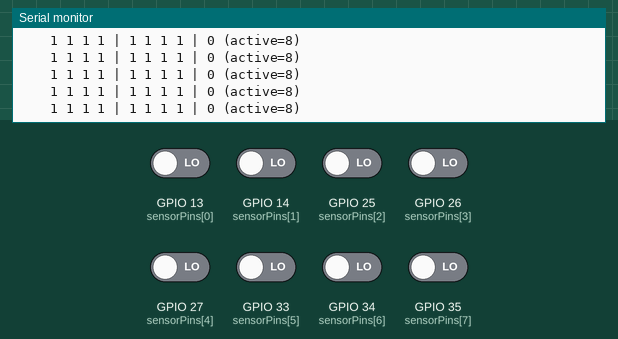
The sketch below on a simulated ESP32. Parts: the last lines printed to the serial monitor. The inputs (shaded band) are chosen by the test bench; at power-on: GPIO 13 (sensorPins[0]), GPIO 14 (sensorPins[1]), GPIO 25 (sensorPins[2]), GPIO 26 (sensorPins[3]), GPIO 27 (sensorPins[4]), GPIO 33 (sensorPins[5]), GPIO 34 (sensorPins[6]), GPIO 35 (sensorPins[7]) LOW.

Above: at 1.7 s.
1.8 s: GPIO 13 (sensorPins[0]) driven HIGH
At 2.07 s:
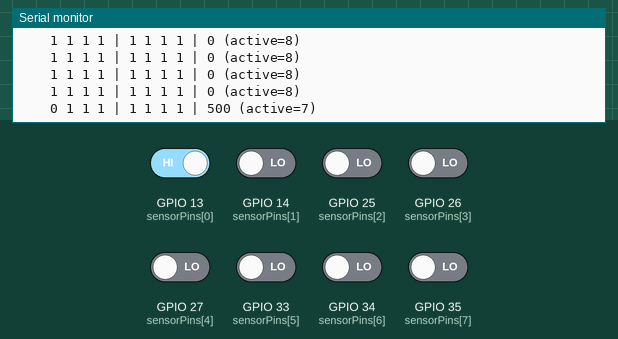
3.3 s: GPIO 14 (sensorPins[1]) driven HIGH
At 3.47 s:
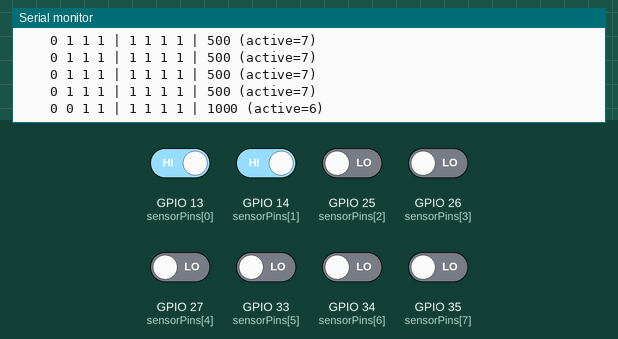
4.8 s: GPIO 25 (sensorPins[2]) driven HIGH
At 5.07 s:
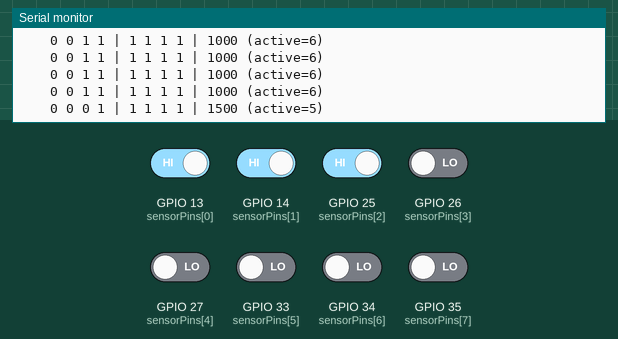
6.3 s: GPIO 26 (sensorPins[3]) driven HIGH
At 6.48 s:
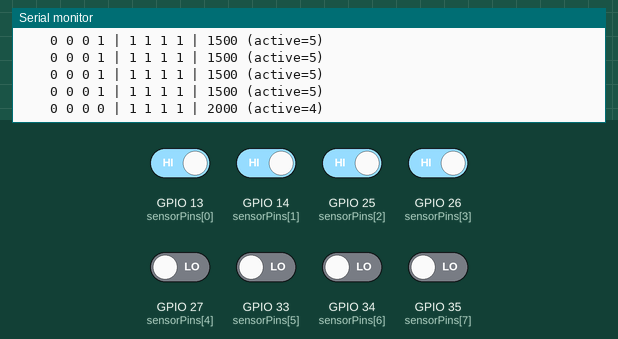
7.8 s: GPIO 27 (sensorPins[4]) driven HIGH
At 8.08 s:
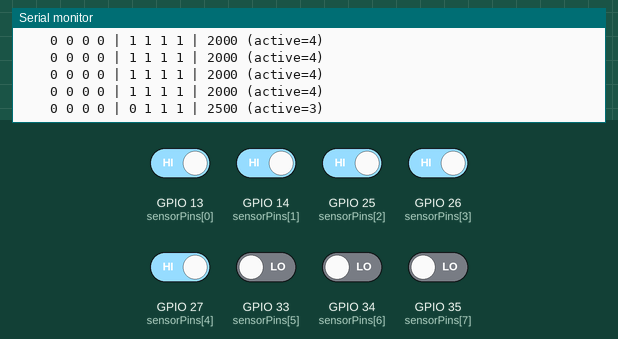
9.3 s: GPIO 33 (sensorPins[5]) driven HIGH
At 9.48 s:
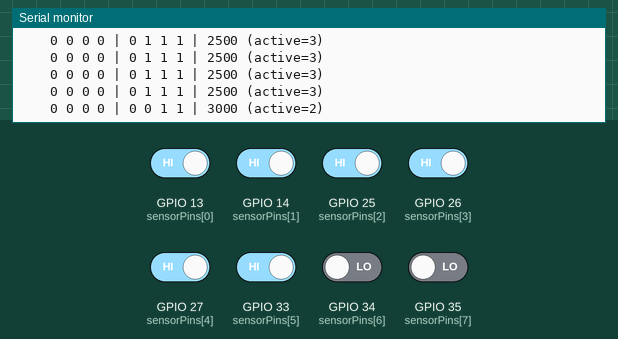

The sketch:

Sensor_Test.ino
```cpp
/*
 * PROJECT VARUNA 1.0 - Direct 8-Channel Digital IR Sensor Test
 * Sensor order LEFT -> RIGHT:
 * S1 GPIO13, S2 GPIO14, S3 GPIO25, S4 GPIO26,
 * S5 GPIO27, S6 GPIO33, S7 GPIO34, S8 GPIO35
 *
 * Connect each sensor DO output to its GPIO and share GND.
 * Do not connect a 5V DO signal directly to an ESP32 GPIO.
 * Serial Monitor: 115200 baud
 */

#include <Arduino.h>

const uint8_t sensorPins[8] = {13, 14, 25, 26, 27, 33, 34, 35};
const int weights[8] = {-3500, -2500, -1500, -500,
                         500, 1500, 2500, 3500};
// This sensor array is active-low: white=HIGH, black=LOW.
const bool invertSensorLogic = true;

void setup() {
  Serial.begin(115200);
  delay(500);

  for (uint8_t i = 0; i < 8; i++) {
    pinMode(sensorPins[i], INPUT);
  }

  Serial.println("\nDIRECT 8-CHANNEL DIGITAL IR TEST");
  Serial.println("Move black tape under each sensor at 2-5 mm height.");
  Serial.println("Expected after inversion: black=1, white=0.");
  Serial.println("S1 S2 S3 S4 | S5 S6 S7 S8 | POSITION");
}

void loop() {
  long weightedSum = 0;
  int activeSensors = 0;

  Serial.print("    ");
  for (uint8_t i = 0; i < 8; i++) {
    uint8_t value = digitalRead(sensorPins[i]);
    if (invertSensorLogic) {
      value = !value;
    }

    if (i == 4) {
      Serial.print("| ");
    }
    Serial.printf("%u ", value);

    if (value == 1) {
      weightedSum += weights[i];
      activeSensors++;
    }
  }

  if (activeSensors == 0) {
    Serial.println("| LINE LOST");
  } else {
    Serial.printf("| %d (active=%d)\n",
                  (int)(weightedSum / activeSensors), activeSensors);
  }

  delay(200);
}
```

Measured:
- after the input at 1.8 s, the serial monitor: prints a new line after 0.11 s (image 1)
- after the input at 3.3 s, the serial monitor: prints a new line at once (image 2)
- after the input at 4.8 s, the serial monitor: prints a new line after 0.12 s (image 3)
- after the input at 6.3 s, the serial monitor: prints a new line at once (image 4)
- after the input at 7.8 s, the serial monitor: prints a new line after 0.12 s (image 5)
- after the input at 9.3 s, the serial monitor: prints a new line at once (image 6)
